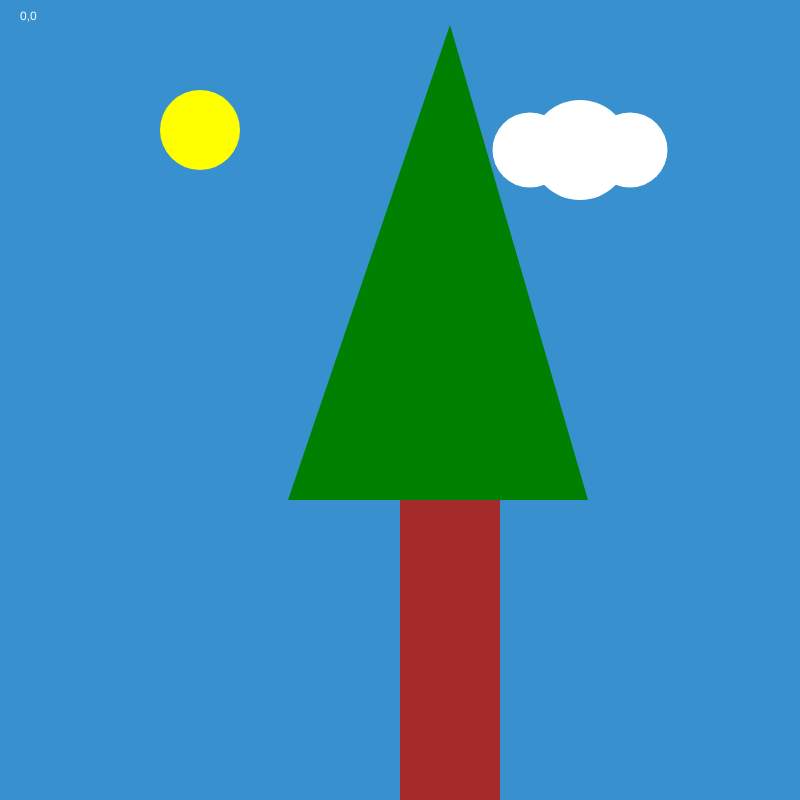
Frame 1 (no input)
Frame 60 (no input): identical to frame 1, image omitted
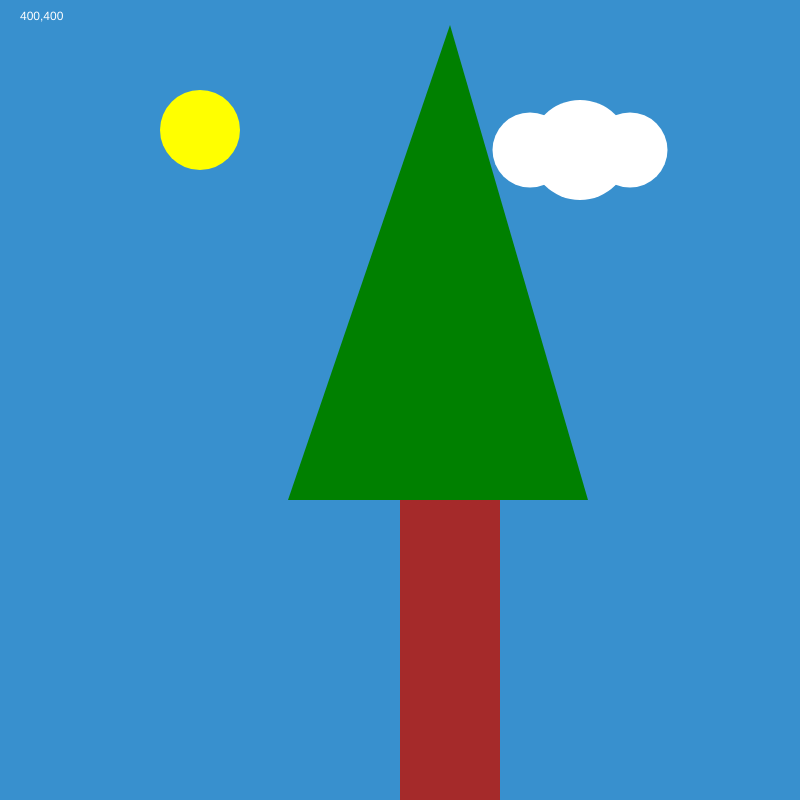
Frame 120 (the mouse pressed at the canvas centre since frame 60)

The p5.js sketch that drew these frames (run headless with seeded random() and noise() and a simulated clock; from frame 60 on, the mouse is pressed at the canvas centre):

// p5.js sketch
// ── sketch.js
function setup() {
  // Sets the screen to be 720 pixels wide and 400 pixels high
  createCanvas(800, 800); //always in the set up

}

function draw() {
  background('#3890CE');
  noStroke();

  // fill(00,100,255);
  // triangle(18, 18, 18, 360, 81, 360);//debuger r click and tools
  //
  fill('brown');
  rect(400, 500, 100, 300);
  //
  // fill(204);
  // quad(189, 18, 216, 18, 216, 360, 144, 360);
  //
  fill('yellow');
  ellipse(200, 130, 80, 80);

  fill('white');
  ellipse(530, 150, 75, 75);

  fill('white');
  ellipse(580, 150, 100, 100);

  fill('white');
  ellipse(630, 150, 75, 75);

  fill('green');
  triangle(450, 25, 588, 500, 288, 500);
  //
  // fill(255);
  // arc(479, 300, 280, 280, PI, TWO_PI);
  fill(255);
  text(mouseX + ',' + mouseY,20,20);
}

function mouseReleased() {
  console.log(mouseX + ',' + mouseY);
}
